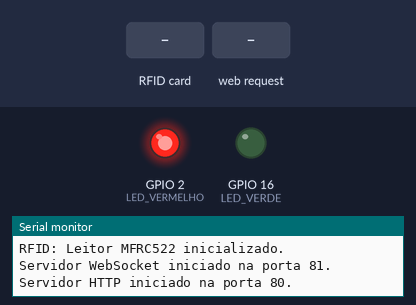
The sketch below on a simulated ESP32. Parts: output pins drawn as LEDs (lit = HIGH), the last lines printed to the serial monitor. Dashed ring = blinking. The inputs (shaded band) are chosen by the test bench. WiFi joins after 1.5 s; servers stay silent unless stated.

Above: at 2.7 s.
2.8 s: RFID card 5E 7A 19 C4 held to the reader
At 3.11 s:
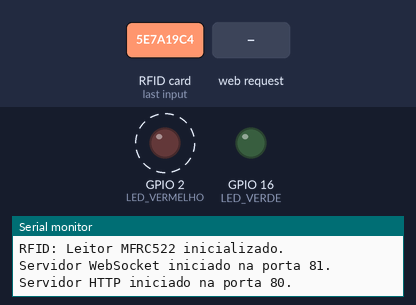
5.8 s: HTTP request GET /liberar received
At 6.6 s:
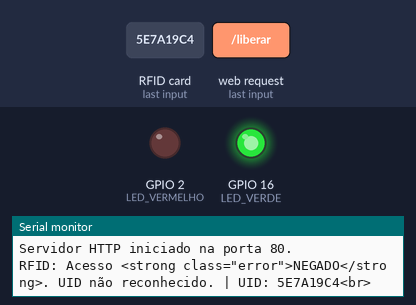
Timing chart, 0 to 8.8 s (numbered marks = the images above; inputs shaded):
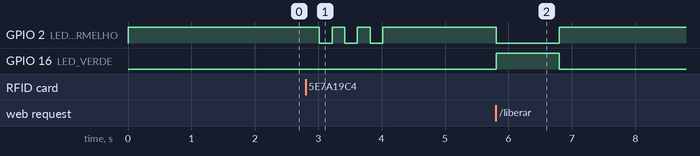

Measured:
- after the input at 2.8 s, GPIO 2 (LED_VERMELHO): alternates HIGH for 0.20 s and LOW for 0.20 s, 6 changes in all, then stays HIGH, starting after 0.22 s
- after the input at 5.8 s, GPIO 2 (LED_VERMELHO): HIGH → LOW at once, → HIGH 1.0 s later; GPIO 16 (LED_VERDE): LOW → HIGH at once, → LOW 1.0 s later

The sketch:

controle-acesso-rfid.ino
```cpp
#include <WiFi.h>
#include <WebServer.h>
#include <WebSocketsServer.h>
#include <SPI.h>

#include "Estado.h"
#include "RFIDController.h"
#include "WebInterface.h"

const char* ssid = "SSID";
const char* password = "SENHA";

WebServer server(80);

void setup() {
  Serial.begin(115200);

  pinMode(LED_VERDE, OUTPUT);
  pinMode(LED_VERMELHO, OUTPUT);
  digitalWrite(LED_VERDE, LOW);
  digitalWrite(LED_VERMELHO, HIGH);

  Serial.println();
  Serial.print("Conectando a rede: ");
  Serial.println(ssid);
  WiFi.begin(ssid, password);
  while (WiFi.status() != WL_CONNECTED) {
    delay(500);
    Serial.print(".");
  }
  Serial.println("\nWiFi conectado com sucesso!");
  Serial.print("Endereco IP: ");
  Serial.println(WiFi.localIP());

  SPI.begin();

  initRFIDController();

  initWebInterface(server);

  webSocket.begin();
  webSocket.onEvent(webSocketEvent);
  Serial.println("Servidor WebSocket iniciado na porta 81.");

  server.begin();
  Serial.println("Servidor HTTP iniciado na porta 80.");
}

void loop() {
  webSocket.loop();

  server.handleClient();

  verificarCartao();
}
```

Estado.cpp
```cpp
#include "Estado.h"

EstadoGravacao estadoGravacao = NENHUM;
String logEventos = "";

WebSocketsServer webSocket = WebSocketsServer(81);
```

Estado.h
```cpp
#pragma once

#include <WebSocketsServer.h>

enum EstadoGravacao {
  NENHUM,
  AGUARDANDO_NOVO_CARTAO
};

extern EstadoGravacao estadoGravacao;
extern String logEventos;
extern WebSocketsServer webSocket;
```

RFIDController.cpp
```cpp
#include "RFIDController.h"
#include "WebInterface.h"
#include "Estado.h"
#include <SPI.h>

MFRC522 mfrc522(SS_PIN, RST_PIN);
MFRC522::MIFARE_Key key;
std::vector<String> uidsAutorizados;
unsigned long ultimaVerificacao = 0;
const unsigned long intervalo = 200;

void initRFIDController() {
  Serial.println("RFID: Inicializando controlador...");
  mfrc522.PCD_Init();
  delay(4);
  mfrc522.PCD_DumpVersionToSerial();
  Serial.println("RFID: Leitor MFRC522 inicializado.");
}

String getUID() {
  String uidStr = "";
  for (byte i = 0; i < mfrc522.uid.size; i++) {
    if (mfrc522.uid.uidByte[i] < 0x10) uidStr += "0";
    uidStr += String(mfrc522.uid.uidByte[i], HEX);
  }
  uidStr.toUpperCase();
  return uidStr;
}

void verificarCartao() {
  if (!mfrc522.PICC_IsNewCardPresent() || !mfrc522.PICC_ReadCardSerial()) {
    return;
  }

  String uidStr = getUID();
  String latestLogEntry;

  if (estadoGravacao == AGUARDANDO_NOVO_CARTAO) {
    digitalWrite(LED_VERMELHO, LOW);
    bool uidJaExiste = false;
    for (const String& uid : uidsAutorizados) {
      if (uid == uidStr) {
        uidJaExiste = true;
        break;
      }
    }

    if (!uidJaExiste) {
      uidsAutorizados.push_back(uidStr);
      latestLogEntry = "Cartão cadastrado <strong class=\"success\">com sucesso</strong> | UID: " + uidStr + "<br>";
      digitalWrite(LED_VERDE, HIGH);
      delay(1000);
      digitalWrite(LED_VERDE, LOW);
      digitalWrite(LED_VERMELHO, HIGH);
    } else {
      latestLogEntry = "Cartão " + uidStr + "<strong> já cadastrado</strong>. Saindo do modo gravação...<br>";
      for (int i = 0; i < 3; i++) {
        digitalWrite(LED_VERMELHO, HIGH);
        delay(200);
        digitalWrite(LED_VERMELHO, LOW);
        delay(200);
        digitalWrite(LED_VERMELHO, HIGH);
      }
    }

    estadoGravacao = NENHUM;
    Serial.println("RFID: Gravação concluída. Retornando ao modo normal.");
  }
  else {
    bool autorizado = false;
    for (const String& uid : uidsAutorizados) {
      if (uid == uidStr) {
        autorizado = true;
        break;
      }
    }

    if (autorizado) {
      digitalWrite(LED_VERMELHO, LOW);
      digitalWrite(LED_VERDE, HIGH);
      delay(1000);
      digitalWrite(LED_VERDE, LOW);
      digitalWrite(LED_VERMELHO, HIGH);
      latestLogEntry = "Acesso <strong class=\"success\">LIBERADO</strong> | UID: " + uidStr + "<br>";
    } else {
      for (int i = 0; i < 3; i++) {
        digitalWrite(LED_VERMELHO, HIGH);
        delay(200);
        digitalWrite(LED_VERMELHO, LOW);
        delay(200);
        digitalWrite(LED_VERMELHO, HIGH);
      }
      latestLogEntry = "Acesso <strong class=\"error\">NEGADO</strong>. UID não reconhecido. | UID: " + uidStr + "<br>";
    }
  }

  logEventos += latestLogEntry;
  webSocket.broadcastTXT("new_log:" + latestLogEntry);
  Serial.println("RFID: " + latestLogEntry);

  mfrc522.PICC_HaltA();
  mfrc522.PCD_StopCrypto1();
}
```

RFIDController.h
```cpp
#pragma once
#include <MFRC522.h>
#include "Estado.h"

#define SS_PIN         5
#define RST_PIN        22
#define LED_VERDE      16
#define LED_VERMELHO   2

extern MFRC522 mfrc522;
void initRFIDController();
void verificarCartao();
String getUID();
```

WebInterface.cpp
```cpp
#include "WebInterface.h"
#include <WebServer.h>
#include "Estado.h"
#include "RFIDController.h"

extern WebSocketsServer webSocket;

void initWebInterface(WebServer& server) {
  server.on("/", [&server]() {
    String html = R"====(
    <!DOCTYPE html>
    <html lang="pt-BR">
    <head>
      <meta charset="UTF-8">
      <meta name="viewport" content="width=device-width, initial-scale=1.0">
      <title>Controle de acesso RFID</title>
      <style>
        body { font-family: 'Arial', sans-serif; margin: 20px; background-color: #f0f4f8; color: #333; }
        .container { max-width: 800px; margin: auto; background-color: #ffffff; padding: 25px; border-radius: 12px; box-shadow: 0 4px 15px rgba(0, 0, 0, 0.1); }
        h2, h3 { color: #2c3e50; text-align: center; margin-bottom: 20px; }
        .button-group { text-align: center; margin-bottom: 20px; }
        button {
          display: inline-block;
          padding: 12px 25px;
          margin: 10px;
          border: none;
          border-radius: 8px;
          background-color: #3498db;
          color: white;
          font-size: 16px;
          cursor: pointer;
          transition: background-color 0.3s ease, transform 0.2s ease;
          box-shadow: 0 4px 8px rgba(0, 0, 0, 0.1);
        }
        button:hover { background-color: #2980b9; transform: translateY(-2px); }
        button:active { transform: translateY(0); box-shadow: 0 2px 4px rgba(0, 0, 0, 0.1); }
        #log {
          background-color: #ecf0f1; border: 1px solid #bdc3c7; padding: 15px;
          height: 200px; overflow-y: scroll; border-radius: 8px; margin-top: 20px;
          font-family: monospace; color: #2c3e50; white-space: pre-wrap; word-wrap: break-word;
        }
        .success { color: #155724; }
        .error { color: #721c24; }
      </style>
    </head>
    <body>
      <div class="container">
        <h2>Controle de acesso RFID</h2>
        <div class="button-group">
          <button onclick="iniciarGravacao()">Cadastrar cartão</button>
          <button onclick="liberarManualmente()">Liberar acesso</button>
        </div>
        <h3>Log de Eventos</h3>
        <div id="log"></div>
        <div id="status"></div>
        <script>
          let ws;

          function connectWebSocket() {
            if (ws && (ws.readyState === WebSocket.OPEN || ws.readyState === WebSocket.CONNECTING)) {
              return;
            }
            console.log("WebSocket: Tentando conectar...");
            ws = new WebSocket(`ws://${location.hostname}:81/ws`);

            ws.onopen = (event) => {
              console.log("WebSocket: Conectado com sucesso!");
            };

            ws.onmessage = (event) => {
              let logDiv = document.getElementById("log");
              if (!logDiv) return;
              const data = event.data;

              if (data.startsWith("full_log:")) {
                logDiv.innerHTML = data.substring("full_log:".length);
              } else if (data.startsWith("new_log:")) {
                const newLogEntry = data.substring("new_log:".length);
                logDiv.innerHTML += newLogEntry;
                if (newLogEntry.includes("Modo de gravacao")) {
                    updateStatus(newLogEntry.replace(/<br>/g, ''), 'ok');
                }
              } else {
                logDiv.innerHTML += data + "<br>";
              }
              logDiv.scrollTop = logDiv.scrollHeight;
            };

            ws.onerror = (error) => {
              console.error("WebSocket: Erro!", error);
            };

            ws.onclose = (event) => {
              console.log("WebSocket: Desconectado.", event.reason);
              if (!event.wasClean) {
                console.warning('Conexão perdida. Tentando reconectar...');
                setTimeout(connectWebSocket, 3000);
              } else {
                console.log('Conexão fechada.');
              }
            };
          }

          function iniciarGravacao() {
            console.log("Enviando comando para /gravar");
            fetch('/gravar')
              .then(response => {
                if (!response.ok) throw new Error('Falha ao iniciar gravacao');
                console.log("Comando /gravar enviado com sucesso.");
              })
              .catch(error => {
                console.error('Erro ao chamar /gravar:', error);
              });
          }

          function liberarManualmente() {
            console.log("Enviando comando para /liberar");
            fetch('/liberar')
              .then(response => {
                if (!response.ok) throw new Error('Falha ao liberar');
                console.log("Comando /liberar enviado com sucesso.");
              })
              .catch(error => {
                console.error('Erro ao chamar /liberar:', error);
              });
          }

          document.addEventListener('DOMContentLoaded', connectWebSocket);
        </script>
      </div>
    </body>
    </html>)====";
    server.send(200, "text/html", html);
  });

  server.on("/gravar", [&server]() {
    estadoGravacao = AGUARDANDO_NOVO_CARTAO;
    String latestLogEntry = "Modo de gravação ativado. <strong>Aproxime o cartão</strong> que deseja cadastrar.<br>";
    logEventos += latestLogEntry;
    webSocket.broadcastTXT("new_log:" + latestLogEntry);
    Serial.println("RFID: " + latestLogEntry);
    server.send(200, "text/plain", "OK");
  });

  server.on("/liberar", [&server]() {
    digitalWrite(LED_VERMELHO, LOW);
    digitalWrite(LED_VERDE, HIGH);
    delay(1000);
    digitalWrite(LED_VERDE, LOW);
    digitalWrite(LED_VERMELHO, HIGH);
    String latestLogEntry = "Acesso <strong class=\"success\">LIBERADO</strong> remotamente<br>";
    logEventos += latestLogEntry;
    webSocket.broadcastTXT("new_log:" + latestLogEntry);
    server.send(200, "text/plain", "OK");
  });
}


void webSocketEvent(uint8_t num, WStype_t type, uint8_t * payload, size_t length) {
  switch (type) {
    case WStype_DISCONNECTED:
      Serial.printf("WebSocket: Cliente [%u] Desconectado!\n", num);
      break;
    case WStype_CONNECTED: {
      IPAddress ip = webSocket.remoteIP(num);
      Serial.printf("WebSocket: Cliente [%u] Conectado de %d.%d.%d.%d url: %s\n", num, ip[0], ip[1], ip[2], ip[3], payload);
      webSocket.sendTXT(num, "full_log:" + logEventos);
      Serial.println("WebSocket: Log completo enviado para o novo cliente.");
    }
      break;
    case WStype_TEXT:
      Serial.printf("WebSocket: Cliente [%u] recebeu Texto: %s\n", num, payload);
      break;
    default:
      break;
  }
}
```

WebInterface.h
```cpp
#pragma once
#include <WebServer.h>
#include <WebSocketsServer.h>


void initWebInterface(WebServer &server);

void webSocketEvent(uint8_t num, WStype_t type, uint8_t * payload, size_t length);

void handleListAuthorizedUIDs(WebServer& server);

void handleRemoveUID(WebServer& server);
```
